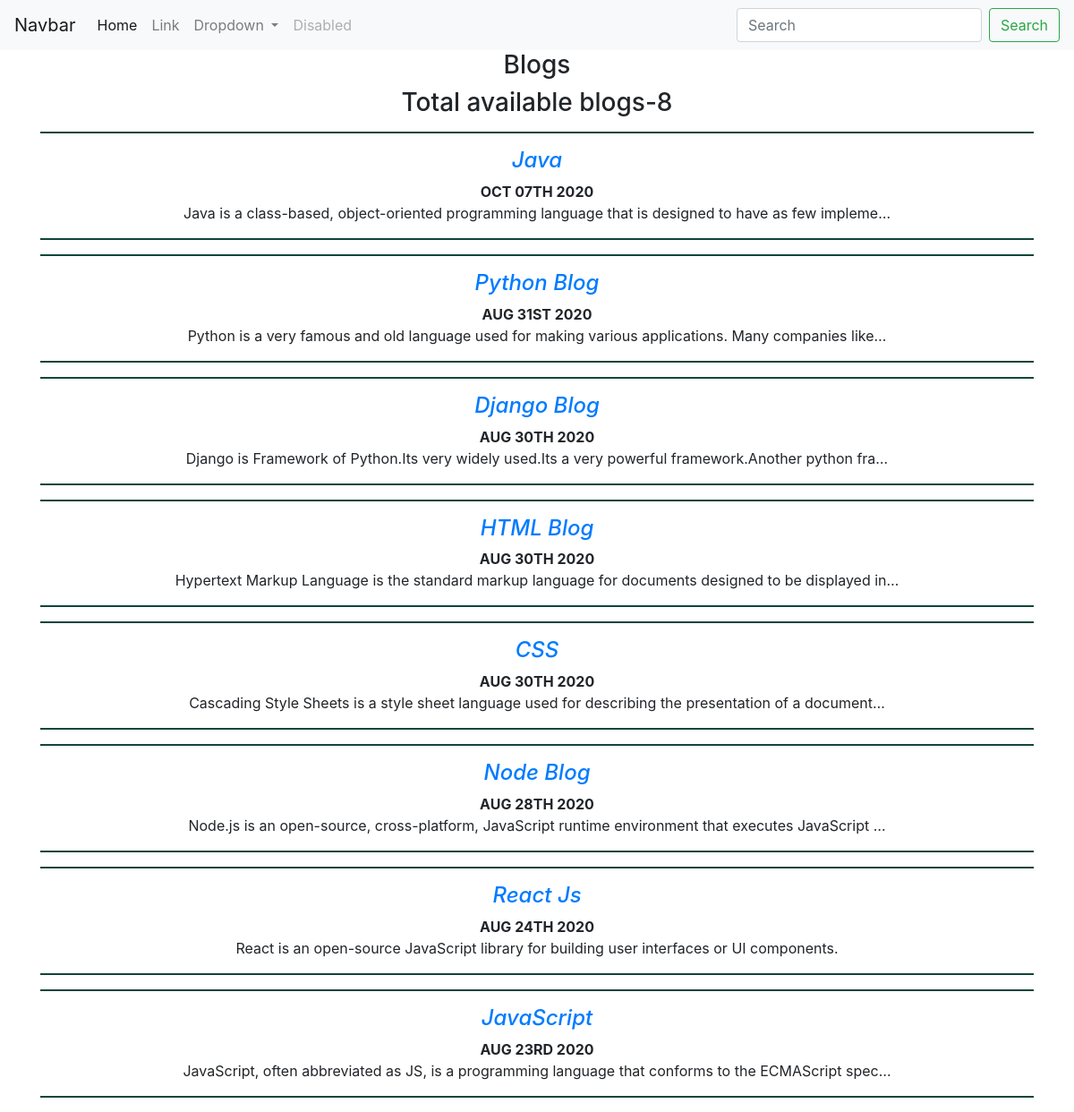
Screenshot of /blog/ with the database file from the repository.
### blog/models.py (models this page shows, shortened)
class BlogModel(models.Model):
    title = models.CharField(max_length=100)
    description = models.TextField()
    date = models.DateField(default=datetime.date.today)

### blog/views.py (the view)
# urls.py: path('', views.home, name='all_blogs'),
def home(request):
    blogs = BlogModel.objects.order_by('-date')
    return render(request, 'blog/home.html', {'blogs': blogs})

### blog/templates/blog/home.html (shortened to what this page needs)
{% extends 'portfolio/base.html' %}
{% block content %}
<!doctype html>
<html lang="en">
  <head>
    <link rel="stylesheet" href="https://stackpath.bootstrapcdn.com/bootstrap/4.5.3/css/bootstrap.min.css">
  </head>
  <body>
   <link rel="stylesheet" href="https://stackpath.bootstrapcdn.com/bootstrap/4.5.2/css/bootstrap.min.css">
<div class="container text-center"><h3>Blogs</h3>
    <h3> Total available blog{{blogs.count|pluralize}}-{{blogs.count}}</h3>
    {% for blog in blogs %}
    <hr style="height:2px;background-color:#10453B;border:none;" noshade />
    <a href ="{% url 'blog:details' blog.id%}"><h4><i>{{blog.title}}</i></h4></a>
    <b>{{blog.date|date:'M dS Y'|upper}}</b>
    <p>{{blog.description| striptags| truncatechars:100}}</p>
    <hr style="height:2px;background-color:#10453B;border:none;" noshade />
    {% endfor %}
</div>
  </body>
</html>
{% endblock %}

### rows the page displays
BlogModel: title "Java", date "OCT 07TH 2020", description "Java is a class-based, object-oriented programming language that is designed to have as few impleme…"
BlogModel: title "Python Blog", date "AUG 31ST 2020", description "Python is a very famous and old language used for making various applications. Many companies like…"
BlogModel: title "Django Blog", date "AUG 30TH 2020", description "Django is Framework of Python.Its very widely used.Its a very powerful framework.Another python fra…"
BlogModel: title "HTML Blog", date "AUG 30TH 2020", description "Hypertext Markup Language is the standard markup language for documents designed to be displayed in…"
BlogModel: title "CSS", date "AUG 30TH 2020", description "Cascading Style Sheets is a style sheet language used for describing the presentation of a document…"
BlogModel: title "Node Blog", date "AUG 28TH 2020", description "Node.js is an open-source, cross-platform, JavaScript runtime environment that executes JavaScript …"
BlogModel: title "React Js", date "AUG 24TH 2020", description "React is an open-source JavaScript library for building user interfaces or UI components."
BlogModel: title "JavaScript", date "AUG 23RD 2020", description "JavaScript, often abbreviated as JS, is a programming language that conforms to the ECMAScript spec…"

### other values shown
{{ blogs.count }} "8"
